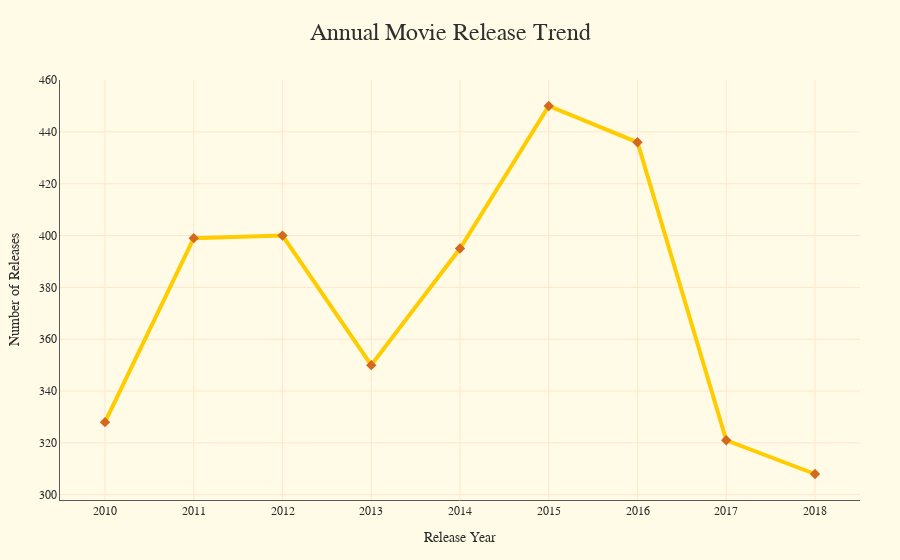

The cell this chart's notebook holds for it:
### Markdown cell above
### 2. GROSS DATASET

### Code cell
# Print distribution
print("Annual Movie Release Count:\n")
print(
    gross_df.groupby('year')
    .size()
    .reset_index(name='movie_count')
    .to_string(index=False)
)

# Trend data
release_trend = (
    gross_df.groupby('year')
    .size()
    .reset_index(name='movie_count')
)

# Plot
fig = go.Figure()

fig.add_trace(go.Scatter(
    x=release_trend['year'],
    y=release_trend['movie_count'],
    mode='lines+markers',
    marker=dict(size=8, color='#d2691e', symbol='diamond'),
    line=dict(color='#ffcc00', width=4),
    name='Annual Releases',
    hovertemplate='<b>Year:</b> %{x}<br><b>Movies:</b> %{y}<extra></extra>'
))

fig.update_layout(
    title=dict(
        text="Annual Movie Release Trend",
        x=0.5,
        xanchor='center',
        font=dict(size=24, family='Georgia', color='#2f2f2f')
    ),

    xaxis=dict(
        title='Release Year',
        showgrid=True,
        gridcolor='#ffe6cc',
        linecolor='#5a5a5a',
        tickfont=dict(family='Georgia')
    ),

    yaxis=dict(
        title='Number of Releases',
        showgrid=True,
        gridcolor='#ffe6cc',
        linecolor='#5a5a5a',
        tickfont=dict(family='Georgia')
    ),

    plot_bgcolor = '#fffbe6', 
    paper_bgcolor = '#fffbe6',
    font=dict(family='Georgia', color='#2b2b2b'),
    hoverlabel=dict(bgcolor='#fffaf0', font_size=13, font_family='Georgia'),
    hovermode='x unified',
    margin=dict(l=60, r=40, t=80, b=60)
)

fig.show()

### Figure 1 — Plotly figure (JSON) as saved in the notebook; plotly's stock layout.template omitted (floating-point values rounded to 4 significant figures)
{"data": [{"hovertemplate": "<b>Year:</b> %{x}<br><b>Movies:</b> %{y}<extra></extra>", "line": {"color": "#ffcc00", "width": 4}, "marker": {"color": "#d2691e", "size": 8, "symbol": "diamond"}, "mode": "lines+markers", "name": "Annual Releases", "type": "scatter", "x": [2010, 2011, 2012, 2013, 2014, 2015, 2016, 2017, 2018], "y": [328, 399, 400, 350, 395, 450, 436, 321, 308]}], "layout": {"font": {"color": "#2b2b2b", "family": "Georgia"}, "hoverlabel": {"bgcolor": "#fffaf0", "font": {"family": "Georgia", "size": 13}}, "hovermode": "x unified", "margin": {"b": 60, "l": 60, "r": 40, "t": 80}, "paper_bgcolor": "#fffbe6", "plot_bgcolor": "#fffbe6", "title": {"font": {"color": "#2f2f2f", "family": "Georgia", "size": 24}, "text": "Annual Movie Release Trend", "x": 0.5, "xanchor": "center"}, "xaxis": {"gridcolor": "#ffe6cc", "linecolor": "#5a5a5a", "showgrid": true, "tickfont": {"family": "Georgia"}, "title": {"text": "Release Year"}}, "yaxis": {"gridcolor": "#ffe6cc", "linecolor": "#5a5a5a", "showgrid": true, "tickfont": {"family": "Georgia"}, "title": {"text": "Number of Releases"}}}}
